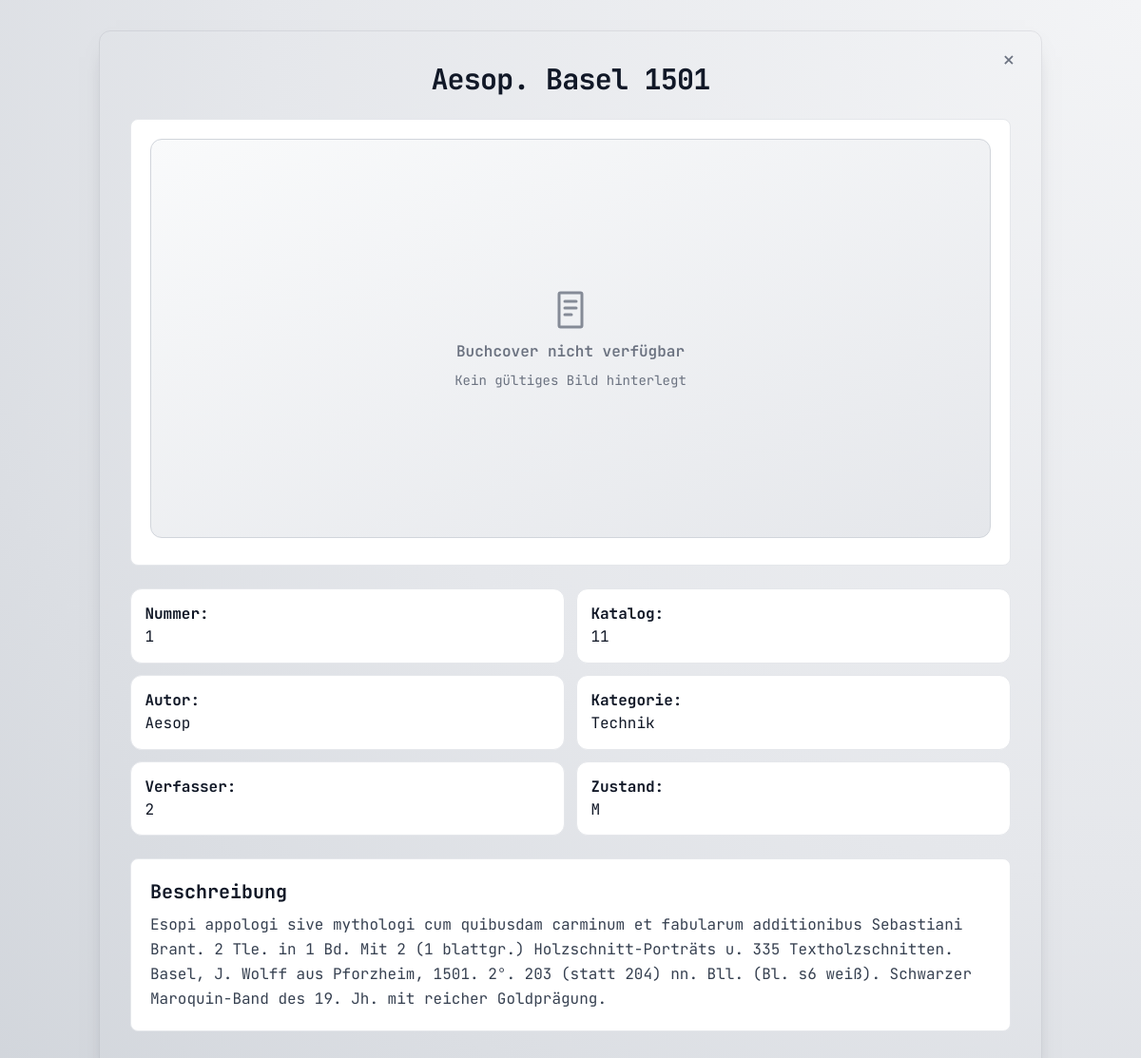
Screenshot of /php/book-details.php?id=1 with the database file from the repository.
### tables this page shows
CREATE TABLE `buecher` (
  `id` int(4) NOT NULL,
  `katalog` int(2) DEFAULT NULL,
  `nummer` int(3) DEFAULT NULL,
  `Title` varchar(34) DEFAULT NULL,
  `kategorie` int(2) DEFAULT NULL,
  `verkauft` int(1) DEFAULT NULL,
  `kaufer` int(5) DEFAULT NULL,
  `autor` varchar(87) DEFAULT NULL,
  `Beschreibung` varchar(4242) DEFAULT NULL,
  `foto` varchar(8) DEFAULT NULL,
  `verfasser` int(1) DEFAULT NULL,
  `zustand` varchar(1) DEFAULT NULL
);

### php/book-details.php (the view, shortened to what this page needs)
<?php
$connections = include 'database.php';
$mysqli2 = $connections['books'];
$book_id = isset($_GET['id']) ? intval($_GET['id']) : 0;
$sql = "SELECT id, nummer, Title, autor, kategorie, katalog, zustand, foto, Beschreibung, verfasser
        FROM buecher
        WHERE id = ?";
$stmt = $mysqli2->stmt_init();
if (!$stmt->prepare($sql)) {
    die("SQL-Fehler: " . $mysqli2->error);
}
$stmt->bind_param("i", $book_id);
$stmt->execute();
$result = $stmt->get_result();
$kategorien = [
    "1" => "Alte Drucke, Bibeln, Klassische Autoren...",
    "2" => "Geographie und Reisen",
    "3" => "Geschichtswissenschaften",
    "4" => "Naturwissenschaften",
    "5" => "Kinderbücher",
    "6" => "Moderne Literatur und Kunst",
    "7" => "Moderne Kunst und Künstlergraphik",
    "8" => "Kunstwissenschaften",
    "9" => "Architektur",
    "10" => "Technik",
    "11" => "Naturwissenschaften - Medizin",
    "12" => "Ozeanien",
    "13" => "Afrika",
    "14" => "Alte Bücher"
];
$book = $result->fetch_assoc();
?>
<!DOCTYPE html>
<html lang="de">
<head>
    <link href="https://cdn.jsdelivr.net/npm/tailwindcss@2.2.19/dist/tailwind.min.css" rel="stylesheet">
</head>
<body class="modern-shell text-gray-900 min-h-screen" style="font-family: 'JetBrains Mono', monospace;">
    <main class="container mx-auto w-full max-w-5xl px-4 py-6 sm:py-8">
    <div class="soft-card bg-gray-50/95 p-6 sm:p-8 rounded-xl w-full relative">
        <div class="absolute top-3 right-4">
            <a href="search-book.php" class="inline-flex items-center justify-center h-9 w-9 text-gray-500 hover:text-gray-700 hover:bg-gray-100 rounded-md text-2xl leading-none">&times;</a>
        </div>
        <h1 class="text-2xl sm:text-3xl font-bold tracking-tight mb-6 text-center"><?= htmlspecialchars($book['Title'] ?: 'Kein Titel', ENT_QUOTES, 'UTF-8') ?></h1>
        <div class="mb-6 rounded-lg border border-gray-200 bg-white p-4 sm:p-5">
            <div class="cover-stage mb-2">
                <?php if (!empty($book['foto'])): ?>
                    <div class="cover-fallback hidden">
                        <p class="font-semibold">Buchcover nicht verfügbar</p>
                        <p class="text-sm">Kein gültiges Bild hinterlegt</p>
                    </div>
                <?php endif; ?>
            </div>
        </div>
        <div class="grid grid-cols-1 sm:grid-cols-2 gap-3 mb-6">
            <div class="detail-box">
                <p class="font-bold">Nummer:</p>
                <p><?= htmlspecialchars((string)($book['nummer'] ?? '-'), ENT_QUOTES, 'UTF-8') ?></p>
            </div>
            <div class="detail-box">
                <p class="font-bold">Katalog:</p>
                <p><?= htmlspecialchars((string)($book['katalog'] ?? '-'), ENT_QUOTES, 'UTF-8') ?></p>
            </div>
            <div class="detail-box">
                <p class="font-bold">Autor:</p>
                <p><?= htmlspecialchars((string)($book['autor'] ?? 'Unbekannt'), ENT_QUOTES, 'UTF-8') ?></p>
            </div>
            <div class="detail-box">
            <p class="font-bold">Kategorie:</p>
            <p>
                <?= isset($kategorien[$book['kategorie']])
                    ? htmlspecialchars($kategorien[$book['kategorie']])
                    : 'Unbekannt' ?>
            </p>
            </div>
            <div class="detail-box">
                <p class="font-bold">Verfasser:</p>
                <p><?= htmlspecialchars((string)($book['verfasser'] ?? '-'), ENT_QUOTES, 'UTF-8') ?></p>
            </div>
            <div class="detail-box">
                <p class="font-bold">Zustand:</p>
                <p><?= htmlspecialchars((string)($book['zustand'] ?? '-'), ENT_QUOTES, 'UTF-8') ?></p>
            </div>
        </div>
        <?php if (!empty($book['Beschreibung'])): ?>
        <div class="mb-6 rounded-lg border border-gray-200 bg-white p-5">
            <h2 class="text-xl font-bold mb-2">Beschreibung</h2>
            <p class="whitespace-pre-wrap text-gray-700 leading-relaxed"><?= htmlspecialchars($book['Beschreibung'], ENT_QUOTES, 'UTF-8') ?></p>
        </div>
        <?php endif; ?>
    </div>
    </main>
</body>
</html>

### php/book-details.php (style rules this page uses)
.modern-shell { background-image: radial-gradient(circle at top right, #f3f4f6 0%, #e5e7eb 55%, #d1d5db 100%); }
.soft-card { border: 1px solid rgba(17, 24, 39, 0.08); box-shadow: 0 10px 26px -18px rgba(17, 24, 39, 0.55); }
.detail-box { border: 1px solid #e5e7eb; border-radius: 0.75rem; background: #ffffff; padding: 0.9rem; }
.cover-stage { position: relative; width: 100%; min-height: 420px; border: 1px solid #d1d5db; border-radius: 0.75rem; background: linear-gradient(160deg, #f9fafb 0%, #e5e7eb 100%); display: flex; align-items: center; justify-content: center; overflow: hidden; padding: 1rem; }
.cover-fallback { display: flex; flex-direction: column; align-items: center; justify-content: center; gap: 0.5rem; color: #6b7280; text-align: center; }
.cover-fallback svg { width: 48px; height: 48px; opacity: 0.8; }

### rows the page displays
buecher: Title "Aesop. Basel 1501", nummer "1", katalog "11", autor "Aesop", kategorie "Technik", verfasser "2", zustand "M", Beschreibung "Esopi appologi sive mythologi cum quibusdam carminum et fabularum additionibus Sebastiani Brant. 2 Tle. in 1 Bd. Mit 2 (1 blattgr.) Holzschnitt-Porträts u. 335 Textholzschnitten. Basel, J. Wolff aus Pforzheim, 1501. 2°. 203 (statt 204) nn. Bll. (Bl. s6 weiß). Schwarzer Maroquin-Band des 19. Jh. mit reicher Goldprägung."
